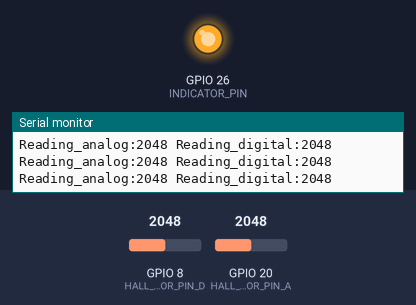
The sketch below on a simulated ESP32. Parts: output pins drawn as LEDs (lit = HIGH), the last lines printed to the serial monitor. Inputs (shaded band) come from the test bench; at power-on: GPIO 8 (HALL_SENSOR_PIN_D) = 2048, GPIO 20 (HALL_SENSOR_PIN_A) = 2048.

Above: at 1.2 s.
1.3 s: GPIO 8 (HALL_SENSOR_PIN_D) set to 0
At 2.5 s:
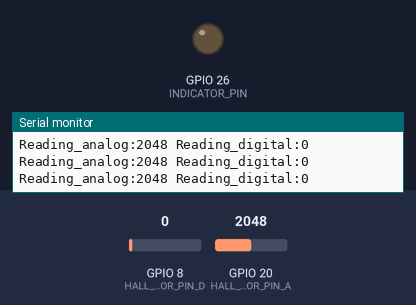
2.8 s: GPIO 8 (HALL_SENSOR_PIN_D) set to 63
At 3.8 s:
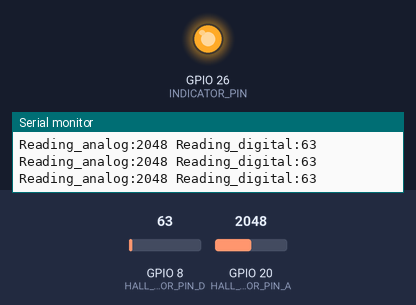
Timing chart, 0 to 5.8 s (numbered marks = the images above; inputs shaded):
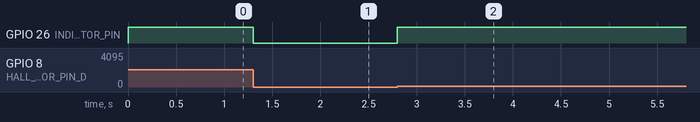

Measured:
- after the input at 1.3 s, GPIO 26 (INDICATOR_PIN): HIGH → LOW at once
- after the input at 2.8 s, GPIO 26 (INDICATOR_PIN): LOW → HIGH at once

The sketch:

hall_effect_sensor.ino
```cpp
// Barduino

// Sensor is 44E 402
// https://forum.arduino.cc/t/how-do-i-use-this-hall-sensor-44e-402/328142/5

// Connections
// Sensor - to GND
// Sensor center pin to board 02's 3V3
// 10k resistor between sensor S and center pin
// Sensor S to board 02's pin 08
const int HALL_SENSOR_PIN_D = 8;   // detection pulls down to 0
const int HALL_SENSOR_PIN_A = 20;  // Why don't I manage to read this?
const int INDICATOR_PIN = 26;      // Why don't I manage to light this up?
const int HZ = 200;
const int INTERFACE_HZ = 20;  // Needs to be an even split of HZ
long start, now, step;
int reading_d, reading_a, detections;

void setup() {
  for (int i = 0; i < 23; i++) {
    pinMode(i, INPUT);
  }
  pinMode(INDICATOR_PIN, OUTPUT);

  Serial.begin(115200);
  Serial.println("Ready to go!");

  start = millis();
  step = 0;
  detections = 0;

  digitalWrite(INDICATOR_PIN, HIGH);
}

void loop() {
  now = millis();

  read();
  // detections += reading;

  if (now - start > 1000.0 / HZ) {
    step += 1;
    start = now;

    if (step % (HZ / INTERFACE_HZ) == 0) {
      show();
      detections = 0;
    }
  }
}

void read() {
  reading_d = analogRead(HALL_SENSOR_PIN_D);
  digitalWrite(INDICATOR_PIN, reading_d);
  reading_a = analogRead(HALL_SENSOR_PIN_A);
}

void show() {
  Serial.print(String("Reading_analog:") + reading_a);
  Serial.println(String(" Reading_digital:") + reading_d);
}
```
